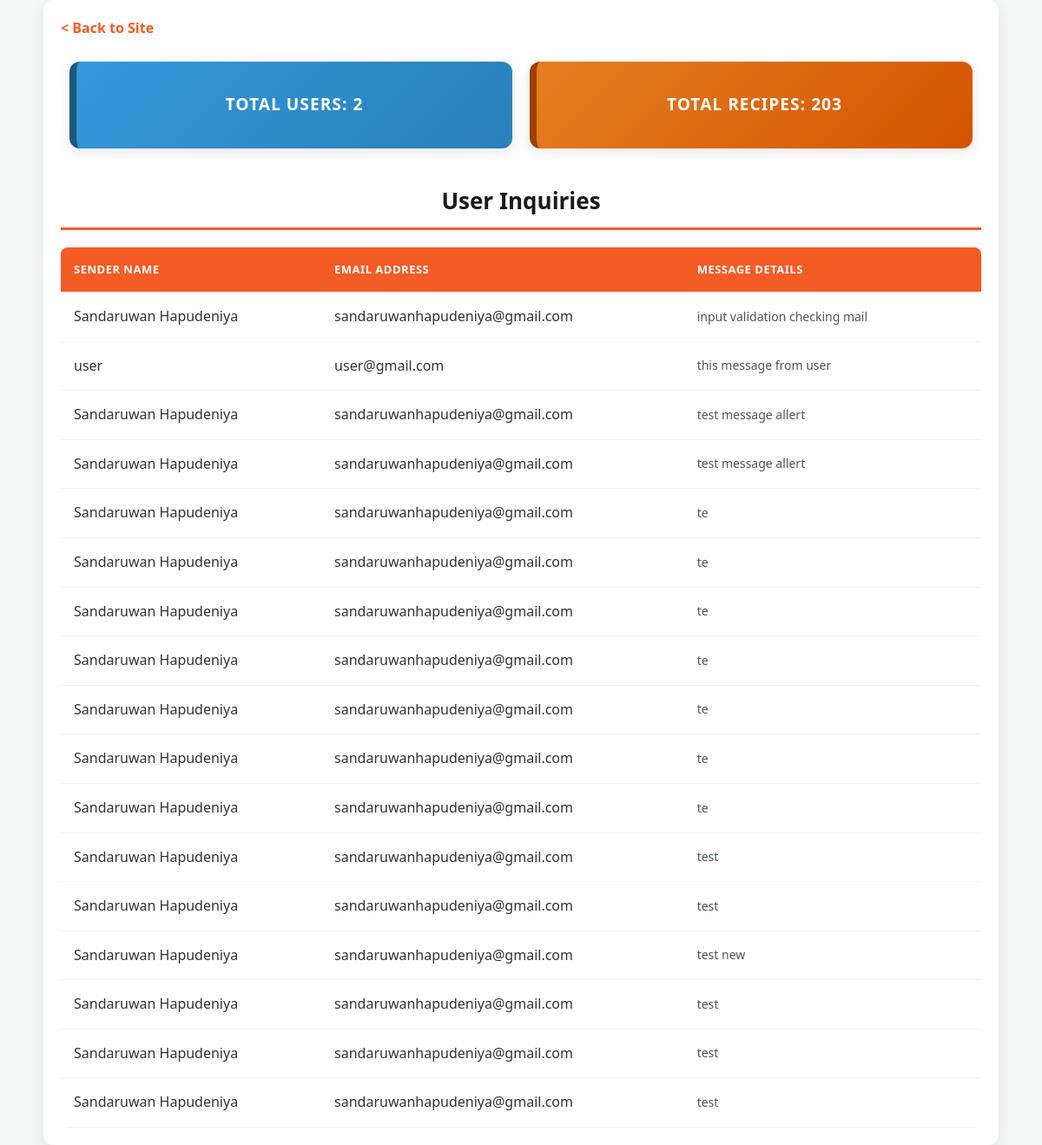
/admin.php (signed in), run on the app's committed database.
### tables this page shows
CREATE TABLE IF NOT EXISTS `messages` (
  `id` int NOT NULL AUTO_INCREMENT,
  `name` varchar(100) NOT NULL,
  `email` varchar(100) NOT NULL,
  `message` text NOT NULL,
  `created_at` timestamp NULL DEFAULT CURRENT_TIMESTAMP,
  PRIMARY KEY (`id`)
);

### admin.php (the view, shortened to what this page needs)
<?php
include('./includes/db.php');
$sql = "SELECT * FROM messages ORDER BY id DESC";
$result = mysqli_query($conn, $sql);
$user_res = mysqli_query($conn, "SELECT COUNT(*) AS count FROM users");
$user_row = mysqli_fetch_assoc($user_res);
$totalUsers = $user_row['count'];
$recipe_res = mysqli_query($conn, "SELECT COUNT(*) AS count FROM recipes");
$recipe_row = mysqli_fetch_assoc($recipe_res);
$totalRecipes = $recipe_row['count'];
?>
<!DOCTYPE html>
<html lang="en">
<head>
    <link rel="stylesheet" href="./css/styles.css">
</head>
<body>
<div class="admin-container">
    <a href="index.php" class="admin-back-link">< Back to Site</a>
    <div class="status">
        <div class="total_users">Total Users: <?php echo $totalUsers; ?></div>
        <div class="total_recipes">Total Recipes: <?php echo $totalRecipes; ?></div>
    </div>
    <h2 class="admin-title">User Inquiries</h2>
    <div class="admin-table-wrapper">
        <table class="admin-data-table">
            <thead>
                <tr>
                    <th>Sender Name</th>
                    <th>Email Address</th>
                    <th>Message Details</th>
                </tr>
            </thead>
            <tbody>
                <?php
                if(mysqli_num_rows($result) > 0) {
                    while($row = mysqli_fetch_assoc($result)) {
                        echo "<tr>
                                <td>" . htmlspecialchars($row['name']) . "</td>
                                <td>" . htmlspecialchars($row['email']) . "</td>
                                <td class='admin-msg-text'>" . nl2br(htmlspecialchars($row['message'])) . "</td>
                              </tr>";
                    }
                } else {
                    echo "<tr><td colspan='4' class='admin-no-data'>No messages found in database.</td></tr>";
                }
                ?>
            </tbody>
        </table>
    </div>
</div>
</body>
</html>

### css/styles.css (style rules this page uses)
body { margin: 0; padding: 0; }
html, body { max-width: 100%; overflow-x: hidden; }
body { background-color: #F8F6F5; }
table { width: 100%; }
* { box-sizing: border-box; margin: 0; padding: 0; }
body { font-family: 'Segoe UI', Roboto, Helvetica, Arial, sans-serif; background-color: #f4f7f6; color: #333; line-height: 1.6; padding: 0; }
.admin-container { max-width: 1100px; width: 100%; margin: 0 auto; background: #ffffff; padding: 20px; border-radius: 12px; box-shadow: 0 5px 15px rgba(0, 0, 0, 0.08); }
.admin-title { color: #1a1a1a; text-align: center; margin-bottom: 20px; font-size: 26px; font-weight: 700; border-bottom: 3px solid #f45c25; padding-bottom: 10px; display: inline-block; width: 100%; }
.admin-back-link { display: inline-flex; align-items: center; text-decoration: none; color: #f45c25; font-weight: 600; margin-bottom: 15px; transition: transform 0.2s; }
.admin-table-wrapper { width: 100%; overflow-x: auto; border-radius: 8px; }
.admin-data-table { width: 100%; border-collapse: collapse; background-color: #fff; }
.admin-data-table th, .admin-data-table td { padding: 15px; text-align: left; border-bottom: 1px solid #edf2f7; }
.admin-data-table th { background-color: #f45c25; color: #ffffff; text-transform: uppercase; font-size: 13px; letter-spacing: 0.5px; position: sticky; top: 0; }
.admin-msg-text { min-width: 250px; max-width: 400px; word-wrap: break-word; font-size: 14px; color: #4a5568; }
.status { display: flex; gap: 20px; margin-bottom: 30px; padding: 10px; }
.total_users, .total_recipes { flex: 1; padding: 25px; border-radius: 12px; color: white; font-size: 1.2rem; font-weight: bold; text-transform: uppercase; letter-spacing: 1px; box-shadow: 0 4px 15px rgba(0, 0, 0, 0.1); transition: transform 0.3s ease, box-shadow 0.3s ease; display: flex; align-items: center; justify-content: center; text-align: center; min-height: 100px; }
.total_users { background: linear-gradient(135deg, #3498db, #2980b9); border-left: 8px solid #1c5980; }
.total_recipes { background: linear-gradient(135deg, #e67e22, #d35400); border-left: 8px solid #a04000; }

### data on the page
messages: name "Sandaruwan Hapudeniya", email "sandaruwanhapudeniya@gmail.com", message "input validation checking mail"
messages: name "user", email "user@gmail.com", message "this message from user"
messages: name "Sandaruwan Hapudeniya", email "sandaruwanhapudeniya@gmail.com", message "test message allert"
messages: name "Sandaruwan Hapudeniya", email "sandaruwanhapudeniya@gmail.com", message "test message allert"
messages: name "Sandaruwan Hapudeniya", email "sandaruwanhapudeniya@gmail.com", message "te"
messages: name "Sandaruwan Hapudeniya", email "sandaruwanhapudeniya@gmail.com", message "te"
messages: name "Sandaruwan Hapudeniya", email "sandaruwanhapudeniya@gmail.com", message "te"
messages: name "Sandaruwan Hapudeniya", email "sandaruwanhapudeniya@gmail.com", message "te"
messages: name "Sandaruwan Hapudeniya", email "sandaruwanhapudeniya@gmail.com", message "te"
messages: name "Sandaruwan Hapudeniya", email "sandaruwanhapudeniya@gmail.com", message "te"
messages: name "Sandaruwan Hapudeniya", email "sandaruwanhapudeniya@gmail.com", message "te"
messages: name "Sandaruwan Hapudeniya", email "sandaruwanhapudeniya@gmail.com", message "test"
messages: name "Sandaruwan Hapudeniya", email "sandaruwanhapudeniya@gmail.com", message "test"
messages: name "Sandaruwan Hapudeniya", email "sandaruwanhapudeniya@gmail.com", message "test new"
messages: name "Sandaruwan Hapudeniya", email "sandaruwanhapudeniya@gmail.com", message "test"
messages: name "Sandaruwan Hapudeniya", email "sandaruwanhapudeniya@gmail.com", message "test"
messages: name "Sandaruwan Hapudeniya", email "sandaruwanhapudeniya@gmail.com", message "test"

### other printed values
$totalUsers "2"
$totalRecipes "203"
